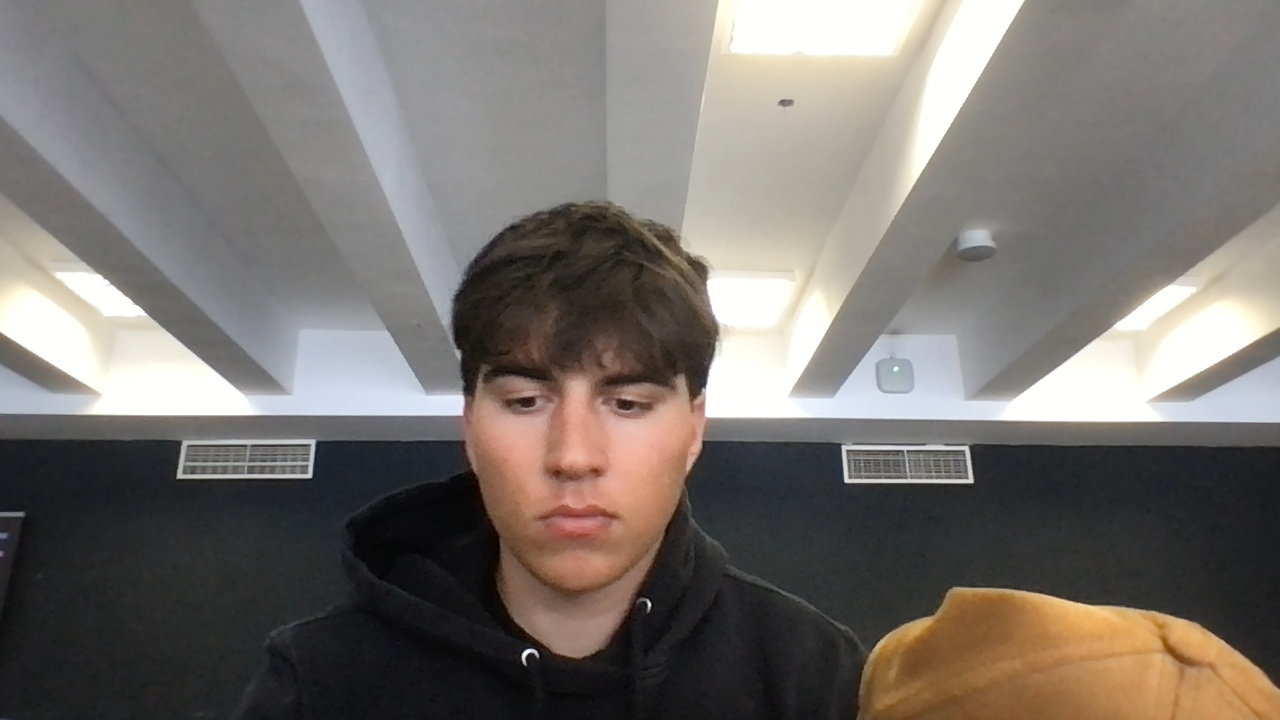
#> input picture data/capture.jpg, 1280 x 720 px; its folder holds only this picture in this run
$ python -i zone_manager.py   (imports and definitions only)
#> lines starting #> are read from the running program, lines starting #| are printed output that depends on the picture; after the words box and inside, x2 and y2 are one past the last pixel; in counts of white or black regions, pixels touching at a corner belong together
import cv2
import json
import os
import numpy as np
from typing import Optional
from src import config

_ZONE_FILE = "data/zone.json"

_forbidden_pts: Optional[np.ndarray] = None
_free_label_pos: Optional[tuple[int, int]] = None
_frame_size: tuple[int, int] = (640, 480)


# [93 lines left out: functions _save_zone, _load_zone, _compute_free_label_pos, _apply_norm_pts, init_zone, load_zone_from_points and 1 more, not called in this run]


def has_zone() -> bool:
    return _forbidden_pts is not None


# [30 lines left out: functions get_zone_pts, point_in_zone, body_centre_in_zone, not called in this run]


def _put_text_with_bg(frame, text, pos, scale, colour, thickness=2):
    (tw, th), baseline = cv2.getTextSize(
        text, cv2.FONT_HERSHEY_SIMPLEX, scale, thickness)
    x, y = pos
    pad = 4
    overlay = frame.copy()
    cv2.rectangle(overlay,
                  (x - pad, y - th - pad),
                  (x + tw + pad, y + baseline + pad),
                  (0, 0, 0), -1)
    cv2.addWeighted(overlay, 0.55, frame, 0.45, 0, frame)
    cv2.putText(frame, text, (x, y),
                cv2.FONT_HERSHEY_SIMPLEX, scale, colour, thickness)


def draw_zones(frame: np.ndarray, alert_active: bool = False) -> np.ndarray:
    h, w = frame.shape[:2]

    pts = _forbidden_pts
    free_pos = _free_label_pos

    if pts is not None:
        flat = pts.reshape(-1, 2)
        overlay = frame.copy()
        cv2.fillPoly(overlay, [pts],
                     (0, 0, 200) if alert_active else (0, 0, 255))
        alpha = 0.45 if alert_active else 0.25
        cv2.addWeighted(overlay, alpha, frame, 1 - alpha, 0, frame)

        cv2.polylines(frame, [pts], isClosed=True,
                      color=(0, 50, 255) if alert_active else (0, 0, 255),
                      thickness=3 if alert_active else 2)

        M = cv2.moments(flat)
        if M["m00"] != 0:
            fcx = int(M["m10"] / M["m00"])
            fcy = int(M["m01"] / M["m00"])
        else:
            fcx, fcy = int(flat[0][0]), int(flat[0][1])

        label = "FORBIDDEN ZONE"
        (lw, _), _ = cv2.getTextSize(label, cv2.FONT_HERSHEY_SIMPLEX, 0.85, 2)
        lx = max(4, min(fcx - lw // 2, w - lw - 4))
        _put_text_with_bg(frame, label, (lx, fcy), 0.85,
                          (0, 80, 255) if alert_active else (0, 0, 255), 2)

    if free_pos is not None:
        flx, fly = free_pos
        label = "FREE ZONE"
        (lw, _), _ = cv2.getTextSize(label, cv2.FONT_HERSHEY_SIMPLEX, 0.85, 2)
        lx = max(4, min(flx - lw // 2, w - lw - 4))
        _put_text_with_bg(frame, label, (lx, fly), 0.85, (0, 220, 0), 2)
    elif pts is None:
        _put_text_with_bg(frame, "NO ZONE SET", (10, 30), 0.85, (100, 100, 100), 2)

    return frame

>>> import cv2
>>> picture = cv2.imread('../data/capture.jpg')
#> picture is the input picture: shape (720, 1280, 3); mean B, G, R 109.7, 114.4, 120
>>> result = draw_zones(picture)
#> in _put_text_with_bg, `cv2.rectangle(overlay, (x - pad, y - th - pad), (x + tw + pad, y + bas..`:
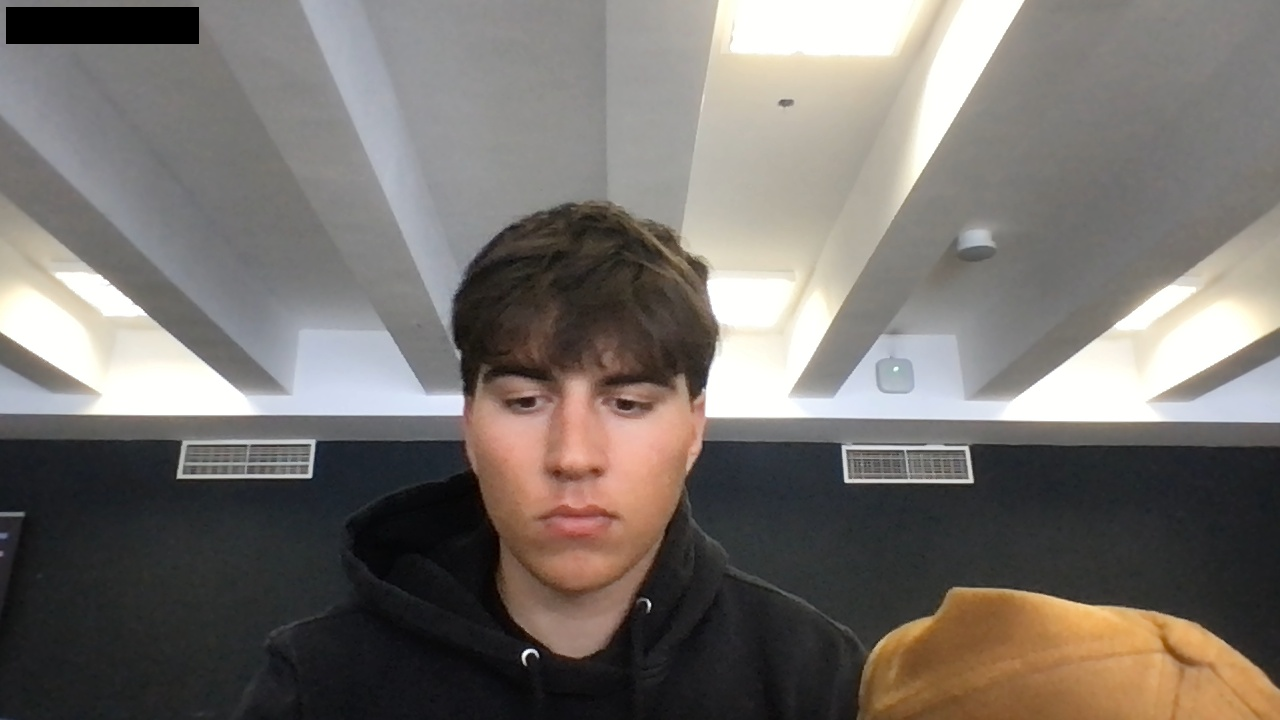
#> overlay: shape (720, 1280, 3); 0.77% of pixels changed, all inside (x1, y1, x2, y2) = (6, 7, 199, 44)
#> in _put_text_with_bg, `cv2.putText(frame, text, (x, y), cv2.FONT_HERSHEY_SIMPLEX, scale, colo..`:
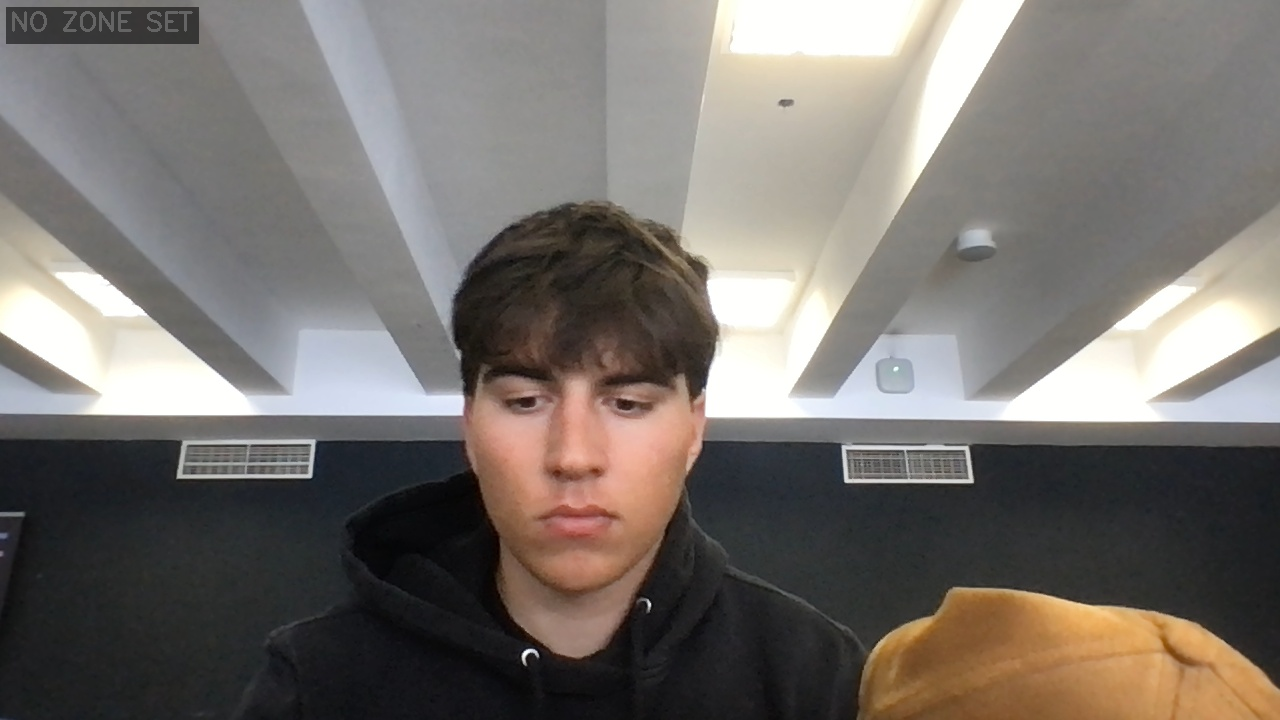
#> frame: shape (720, 1280, 3); mean B, G, R 109.2, 114, 119.5

$ run again, on data/test_frame.jpg
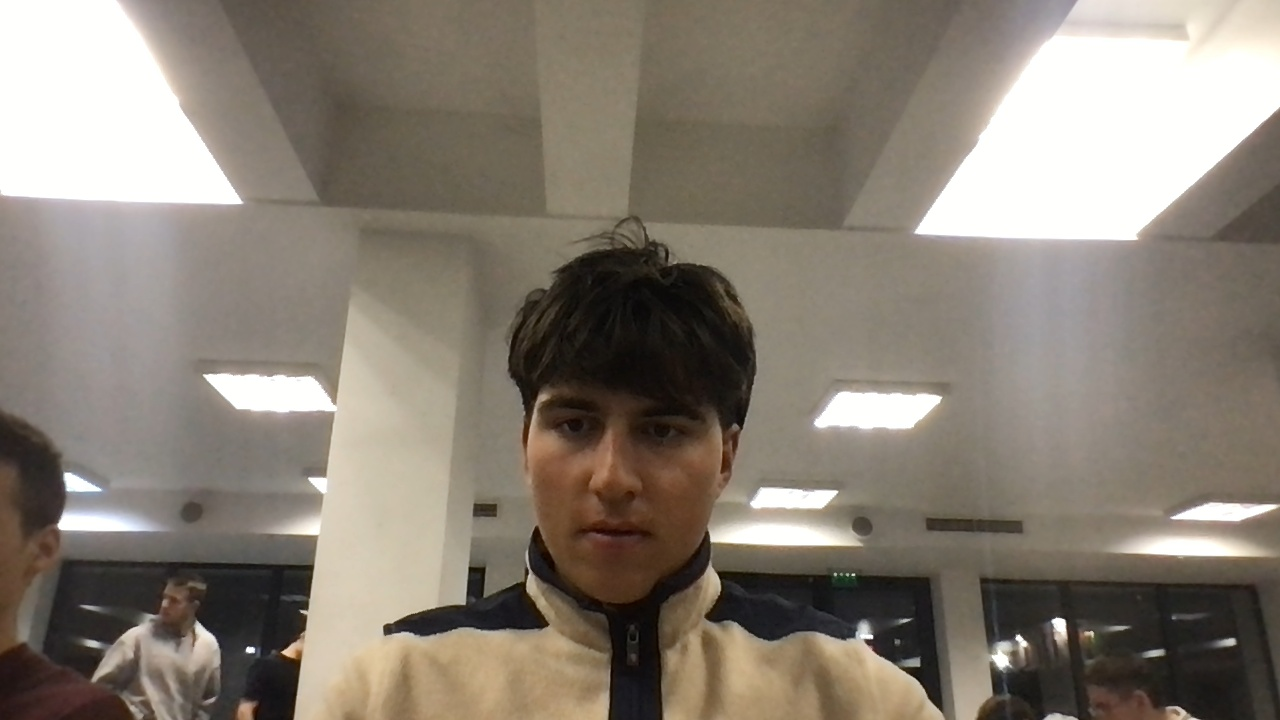
#> input picture data/test_frame.jpg, 1280 x 720 px
#> picture is the input picture: shape (720, 1280, 3); mean B, G, R 115.5, 126.8, 135.6
#> in _put_text_with_bg, `cv2.rectangle(overlay, (x - pad, y - th - pad), (x + tw + pad, y + bas..`:
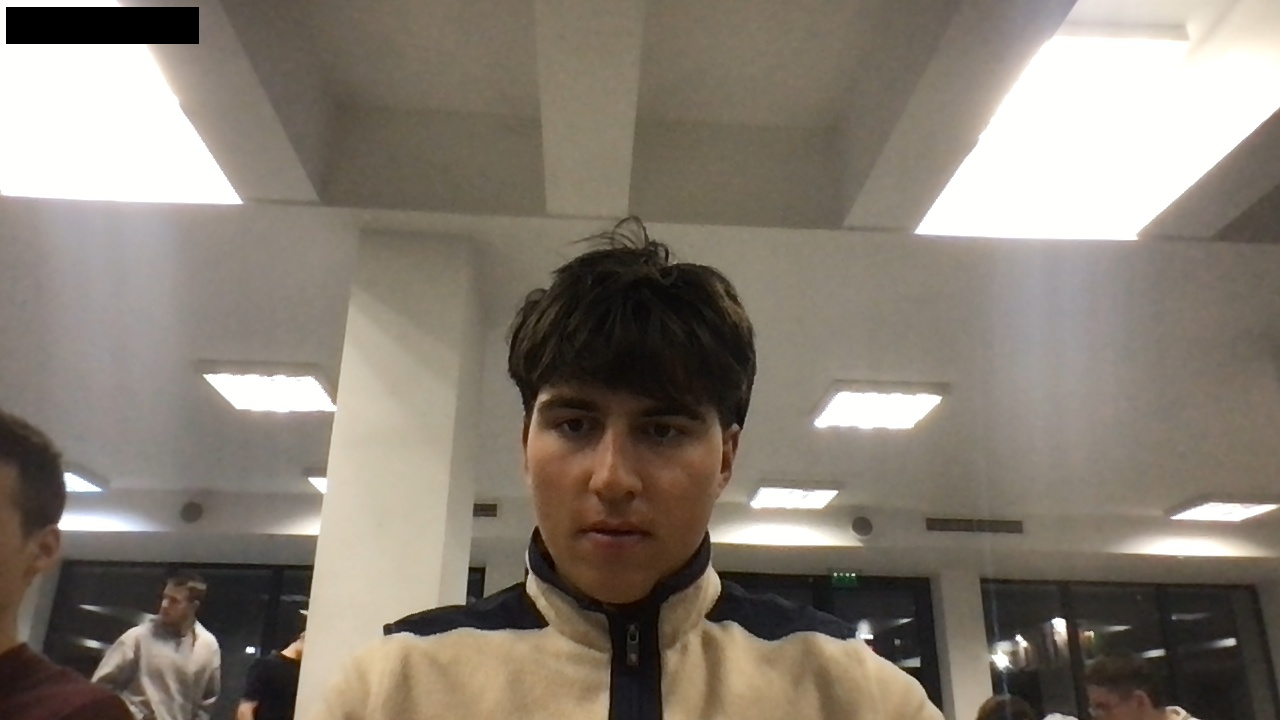
#> overlay: shape (720, 1280, 3); 0.77% of pixels changed, all inside (x1, y1, x2, y2) = (6, 7, 199, 44)
#> in _put_text_with_bg, `cv2.putText(frame, text, (x, y), cv2.FONT_HERSHEY_SIMPLEX, scale, colo..`:
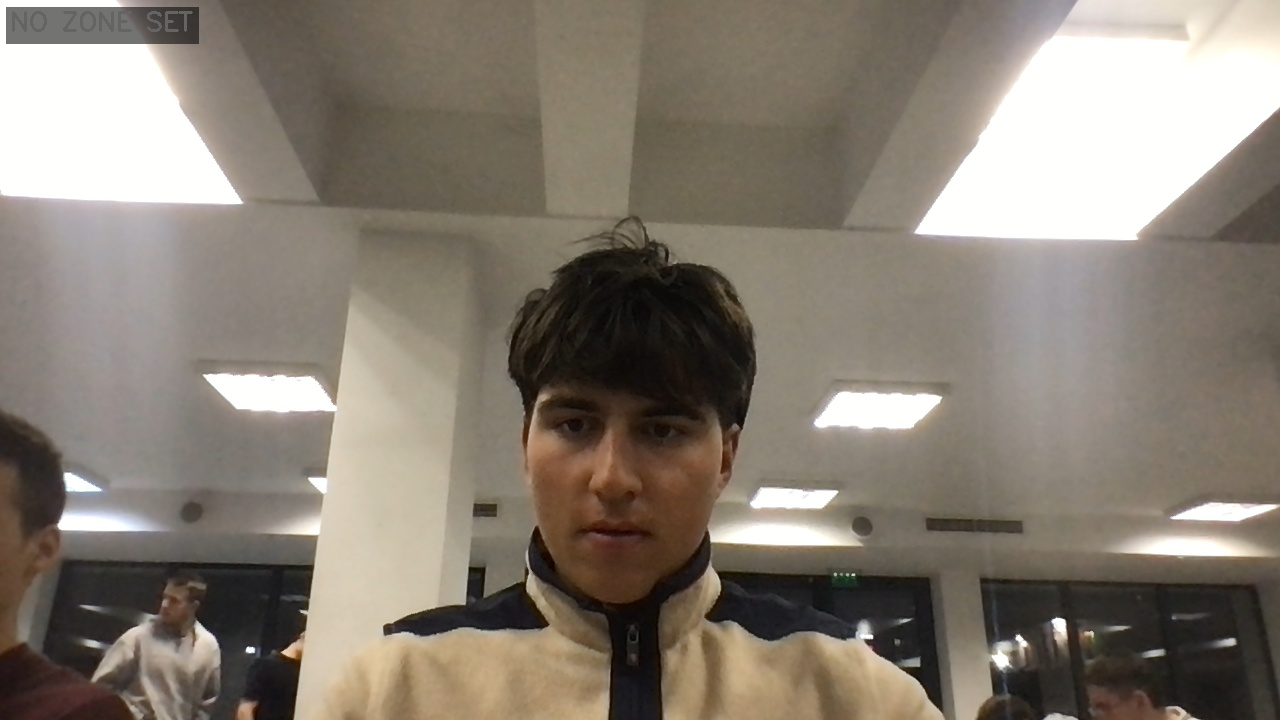
#> frame: shape (720, 1280, 3); mean B, G, R 114.6, 125.9, 134.7
